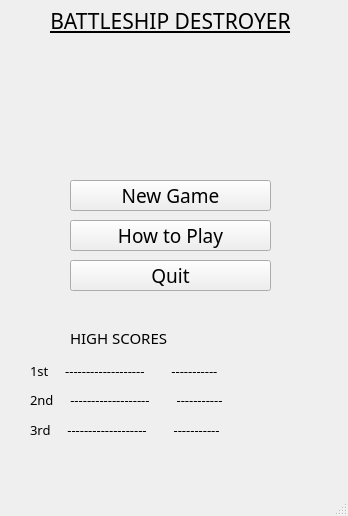
<?xml version="1.0" encoding="UTF-8"?>
<ui version="4.0">
 <class>MainWindow</class>
 <widget class="QMainWindow" name="MainWindow">
  <property name="geometry">
   <rect>
    <x>0</x>
    <y>0</y>
    <width>348</width>
    <height>516</height>
   </rect>
  </property>
  <property name="sizePolicy">
   <sizepolicy hsizetype="Fixed" vsizetype="Fixed">
    <horstretch>0</horstretch>
    <verstretch>0</verstretch>
   </sizepolicy>
  </property>
  <property name="windowTitle">
   <string>Menu</string>
  </property>
  <widget class="QWidget" name="centralwidget">
   <widget class="QPushButton" name="button_start">
    <property name="geometry">
     <rect>
      <x>70</x>
      <y>180</y>
      <width>201</width>
      <height>31</height>
     </rect>
    </property>
    <property name="font">
     <font>
      <family>BankGothic Md BT</family>
      <pointsize>14</pointsize>
     </font>
    </property>
    <property name="text">
     <string>New Game</string>
    </property>
   </widget>
   <widget class="QPushButton" name="button_quit">
    <property name="geometry">
     <rect>
      <x>70</x>
      <y>260</y>
      <width>201</width>
      <height>31</height>
     </rect>
    </property>
    <property name="font">
     <font>
      <family>BankGothic Md BT</family>
      <pointsize>14</pointsize>
     </font>
    </property>
    <property name="text">
     <string>Quit</string>
    </property>
   </widget>
   <widget class="QPushButton" name="button_instructions">
    <property name="geometry">
     <rect>
      <x>70</x>
      <y>220</y>
      <width>201</width>
      <height>31</height>
     </rect>
    </property>
    <property name="font">
     <font>
      <family>BankGothic Md BT</family>
      <pointsize>14</pointsize>
     </font>
    </property>
    <property name="text">
     <string>How to Play</string>
    </property>
   </widget>
   <widget class="QLabel" name="label1">
    <property name="geometry">
     <rect>
      <x>20</x>
      <y>0</y>
      <width>301</width>
      <height>41</height>
     </rect>
    </property>
    <property name="font">
     <font>
      <family>BankGothic Md BT</family>
      <pointsize>16</pointsize>
      <underline>true</underline>
     </font>
    </property>
    <property name="layoutDirection">
     <enum>Qt::LeftToRight</enum>
    </property>
    <property name="text">
     <string>BATTLESHIP DESTROYER</string>
    </property>
    <property name="alignment">
     <set>Qt::AlignCenter</set>
    </property>
   </widget>
   <widget class="QLabel" name="imageLabel1">
    <property name="geometry">
     <rect>
      <x>20</x>
      <y>50</y>
      <width>311</width>
      <height>101</height>
     </rect>
    </property>
    <property name="text">
     <string/>
    </property>
    <property name="scaledContents">
     <bool>true</bool>
    </property>
    <property name="alignment">
     <set>Qt::AlignCenter</set>
    </property>
   </widget>
   <widget class="QLabel" name="wavesLabel">
    <property name="geometry">
     <rect>
      <x>0</x>
      <y>450</y>
      <width>351</width>
      <height>51</height>
     </rect>
    </property>
    <property name="text">
     <string/>
    </property>
    <property name="scaledContents">
     <bool>true</bool>
    </property>
    <property name="alignment">
     <set>Qt::AlignBottom|Qt::AlignHCenter</set>
    </property>
   </widget>
   <widget class="QLabel" name="highScoreLabel">
    <property name="geometry">
     <rect>
      <x>70</x>
      <y>330</y>
      <width>131</width>
      <height>16</height>
     </rect>
    </property>
    <property name="font">
     <font>
      <family>BankGothic Md BT</family>
      <pointsize>11</pointsize>
      <underline>true</underline>
     </font>
    </property>
    <property name="text">
     <string>HIGH SCORES</string>
    </property>
    <property name="scaledContents">
     <bool>false</bool>
    </property>
    <property name="alignment">
     <set>Qt::AlignLeading|Qt::AlignLeft|Qt::AlignVCenter</set>
    </property>
   </widget>
   <widget class="QLabel" name="blankLabel">
    <property name="geometry">
     <rect>
      <x>-10</x>
      <y>310</y>
      <width>361</width>
      <height>16</height>
     </rect>
    </property>
    <property name="autoFillBackground">
     <bool>true</bool>
    </property>
    <property name="text">
     <string/>
    </property>
   </widget>
   <widget class="QLabel" name="blank2Label1">
    <property name="geometry">
     <rect>
      <x>70</x>
      <y>357</y>
      <width>201</width>
      <height>20</height>
     </rect>
    </property>
    <property name="text">
     <string/>
    </property>
    <property name="scaledContents">
     <bool>true</bool>
    </property>
    <property name="alignment">
     <set>Qt::AlignCenter</set>
    </property>
   </widget>
   <widget class="QLabel" name="blank2Label2">
    <property name="geometry">
     <rect>
      <x>70</x>
      <y>386</y>
      <width>201</width>
      <height>20</height>
     </rect>
    </property>
    <property name="text">
     <string/>
    </property>
    <property name="scaledContents">
     <bool>true</bool>
    </property>
    <property name="alignment">
     <set>Qt::AlignCenter</set>
    </property>
   </widget>
   <widget class="QLabel" name="blank2Label3">
    <property name="geometry">
     <rect>
      <x>70</x>
      <y>416</y>
      <width>201</width>
      <height>20</height>
     </rect>
    </property>
    <property name="text">
     <string/>
    </property>
    <property name="scaledContents">
     <bool>true</bool>
    </property>
    <property name="alignment">
     <set>Qt::AlignCenter</set>
    </property>
   </widget>
   <widget class="QLabel" name="label">
    <property name="geometry">
     <rect>
      <x>30</x>
      <y>360</y>
      <width>231</width>
      <height>21</height>
     </rect>
    </property>
    <property name="font">
     <font>
      <family>BankGothic Md BT</family>
      <pointsize>10</pointsize>
     </font>
    </property>
    <property name="text">
     <string>1st     -------------------        -----------</string>
    </property>
   </widget>
   <widget class="QLabel" name="label_2">
    <property name="geometry">
     <rect>
      <x>30</x>
      <y>390</y>
      <width>231</width>
      <height>20</height>
     </rect>
    </property>
    <property name="font">
     <font>
      <family>BankGothic Md BT</family>
      <pointsize>10</pointsize>
     </font>
    </property>
    <property name="text">
     <string>2nd     -------------------        -----------</string>
    </property>
   </widget>
   <widget class="QLabel" name="label_3">
    <property name="geometry">
     <rect>
      <x>30</x>
      <y>420</y>
      <width>231</width>
      <height>20</height>
     </rect>
    </property>
    <property name="font">
     <font>
      <family>BankGothic Md BT</family>
      <pointsize>10</pointsize>
     </font>
    </property>
    <property name="text">
     <string>3rd     -------------------        -----------</string>
    </property>
   </widget>
  </widget>
  <widget class="QStatusBar" name="statusbar"/>
  <action name="actionNew_Game">
   <property name="text">
    <string>New Game</string>
   </property>
  </action>
  <action name="actionHow_to_Play">
   <property name="text">
    <string>How to Play</string>
   </property>
  </action>
  <action name="actionQuit">
   <property name="text">
    <string>Quit</string>
   </property>
  </action>
 </widget>
 <resources/>
 <connections/>
</ui>
